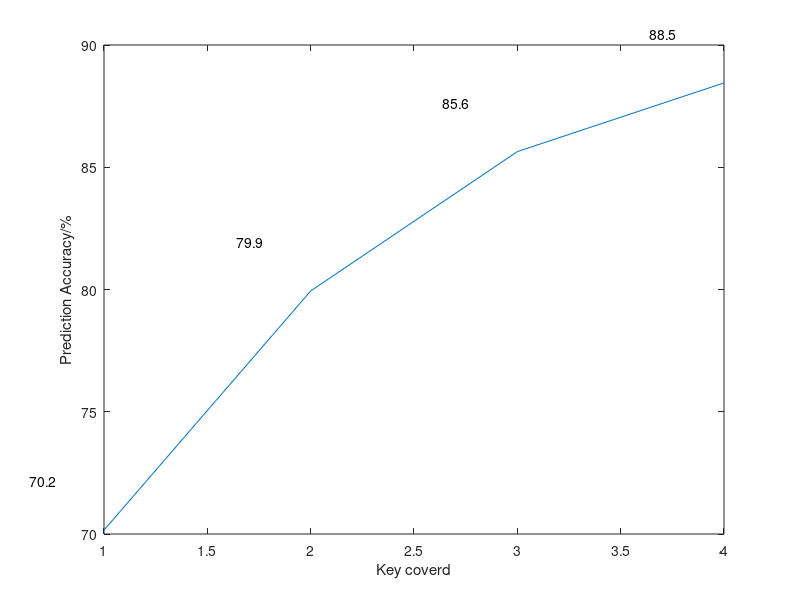

MATLAB code to generate this figure:
x = [1 2 3 4];
y = [70.16 79.94 85.64 88.45];
plot(x,y);

text(x(1)-0.36,y(1)+2,'70.2');
text(x(2)-0.36,y(2)+2,'79.9');
text(x(3)-0.36,y(3)+2,'85.6');
text(x(4)-0.36,y(4)+2,'88.5');

ylabel('Prediction Accuracy/%');
xlabel('Key coverd');

